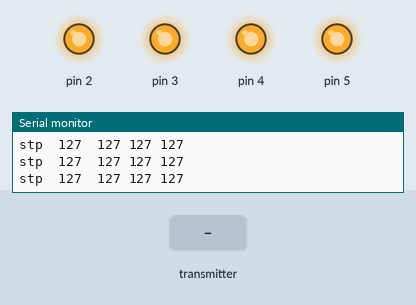
Simulated run of this sketch. Board: Arduino Uno, built with avr-gcc and run on an emulated ATmega328P. On the bench: output pins drawn as LEDs (lit = HIGH), the last lines printed to the serial monitor. Inputs (shaded band) come from the test bench. No radio packets arrive unless stated.

Above: at 1.2 s.
1.3 s: the transmitter starts sending x2 = 0
At 2.2 s:
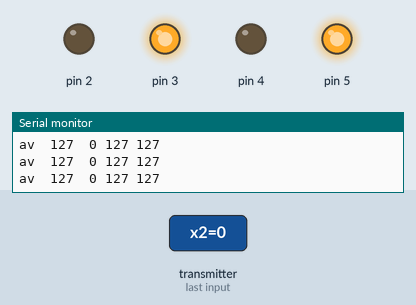
2.8 s: the transmitter starts sending y1 = 0
At 4.0 s:
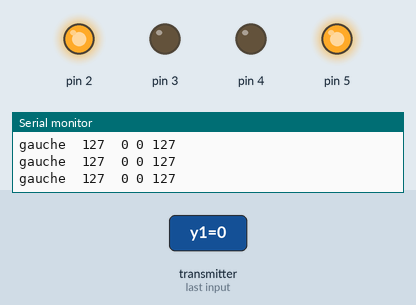
4.3 s: the transmitter starts sending y1 = 255
At 5.2 s:
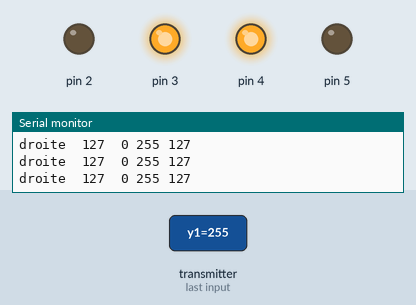
8.8 s: the transmitter starts sending y1 = 64
At 9.4 s:
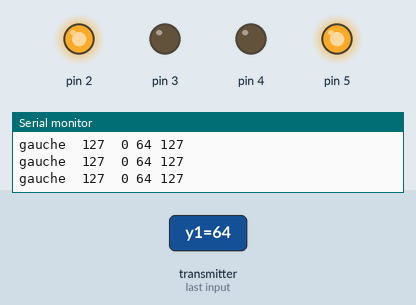
Timing chart, 0 to 11.8 s (numbered marks = the images above; inputs shaded):
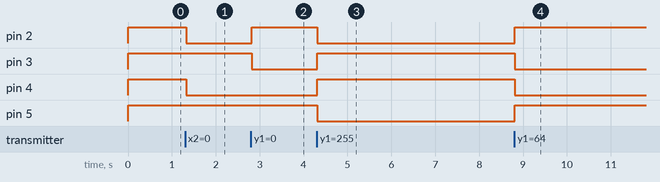

The sketch:

Receiver.ino
```cpp
#include <SPI.h>
#include <nRF24L01.h>
#include <RF24.h>
const uint64_t pipeIn = 0xDDDD10F0E1LL;
int g, d;
RF24 radio(9,10);

struct MyData {
  byte x1;
  byte x2;
  byte y1;
  byte y2;
  byte b1;
  byte b2;
  byte b3;
  byte b4;
};

MyData data;

void resetData()
{
  digitalWrite(2, HIGH);
  digitalWrite(3, HIGH);
  digitalWrite(4, HIGH);
  digitalWrite(5, HIGH);

  data.x1 = 127;
  data.x2 = 127;
  data.y1 = 127;
  data.y2 = 127;
  data.b1 = 0;
  data.b2 = 0;

}
void av() {
  Serial.print("av");
  d = map(data.y1, 120, 0, 0, 255);
  g = map(data.y1, 120, 0, 0, 255);
  digitalWrite(2, LOW);
  digitalWrite(3, HIGH);
  digitalWrite(4, LOW);
  digitalWrite(5, HIGH);
}
void ar() {
  Serial.print("arier");

    d=map(data.y1,132,255,0,255);
    g=map(data.y1,132,255,0,255);
  digitalWrite(2, HIGH);
  digitalWrite(3, LOW);
  digitalWrite(4, HIGH);
  digitalWrite(5, LOW);
}
void ga()
{
    d=map(data.x2,115,0,0,255);
    g=map(data.x2,115,0,0,255);
  Serial.print("gauche");
  digitalWrite(2, HIGH);
  digitalWrite(3, LOW);
  digitalWrite(4, LOW);
  digitalWrite(5, HIGH);
}
void da()
{
    d=map(data.x2,130,255,0,255);
    g=map(data.x2,130,255,0,255);
  Serial.print("droite");
  digitalWrite(2, LOW);
  digitalWrite(3, HIGH);
  digitalWrite(4, HIGH);
  digitalWrite(5, LOW);
}
void stp() {
  d=0;
  g=0;
  Serial.print("stp");
  digitalWrite(2, HIGH);
  digitalWrite(3, HIGH);
  digitalWrite(4, HIGH);
  digitalWrite(5, HIGH);
}
void setup()
{
  pinMode(5, OUTPUT);
  pinMode(2, OUTPUT);
  pinMode(3, OUTPUT);
  pinMode(4, OUTPUT);


  digitalWrite(2, HIGH);
  digitalWrite(3, HIGH);
  digitalWrite(4, HIGH);
  digitalWrite(5, HIGH);

  Serial.begin(9600);
  resetData();
  radio.begin();
  radio.setAutoAck(false);
  radio.setDataRate(RF24_250KBPS);
  radio.openReadingPipe(1, pipeIn);
  radio.startListening();
}


unsigned long lastRecvTime = 0;

void recvData()
{
  while ( radio.available() ) {
    radio.read(&data, sizeof(MyData));
    lastRecvTime = millis();
  }
}

int y2, y1, x1, x2;

void loop()
{
  recvData();

  unsigned long now = millis();
  if ( now - lastRecvTime > 1000 ) {
    resetData();
    stp();

  } else {

    if (data.x2 < 120) {
      if (data.y1 > 135) {
        da();
      }
      else if (data.y1 < 120) {
        ga();
      }
      else {
        av();
      }


    }
     else if (data.x2 > 135) {
      if (data.y1 > 135) {
        da();
      }
      else if (data.y1 < 120) {
        ga();
      }
      else {
        ar();
      }
    }
    else {
      if (data.y1 > 135) {
        da();
      }
      else if (data.y1 < 120) {
        ga();
      }
      else {
        stp();
      }
    }
/*
analogWrite(5,d);
analogWrite(6,g);


Serial.print("  d  ");
Serial.print(d);
Serial.print("  g  ");
Serial.print(g);
Serial.print("  ");
*/

  }
     Serial.print("  ");
    Serial.print(data.x1);
    Serial.print("  ");
    Serial.print(data.x2);
    Serial.print(" ");
    Serial.print(data.y1);
    Serial.print(" ");
    Serial.print(data.y2);
    Serial.print(" ");
 /*   Serial.print(data.b1);
    Serial.print(" ");
    Serial.print(data.b2);
    Serial.print(" ");
    Serial.print(data.b3);
    Serial.print(" ");
    Serial.print(data.b4);*/
    Serial.println(" ");
}
```

Measured:
- after the input at 1.3 s, pin 2, pin 4: HIGH → LOW at once
- after the input at 2.8 s, pin 2: LOW → HIGH at once; pin 3: HIGH → LOW at once
- after the input at 4.3 s, pin 2, pin 5: HIGH → LOW at once; pin 3, pin 4: LOW → HIGH at once
- after the input at 8.8 s, pin 2, pin 5: LOW → HIGH at once; pin 3, pin 4: HIGH → LOW at once
